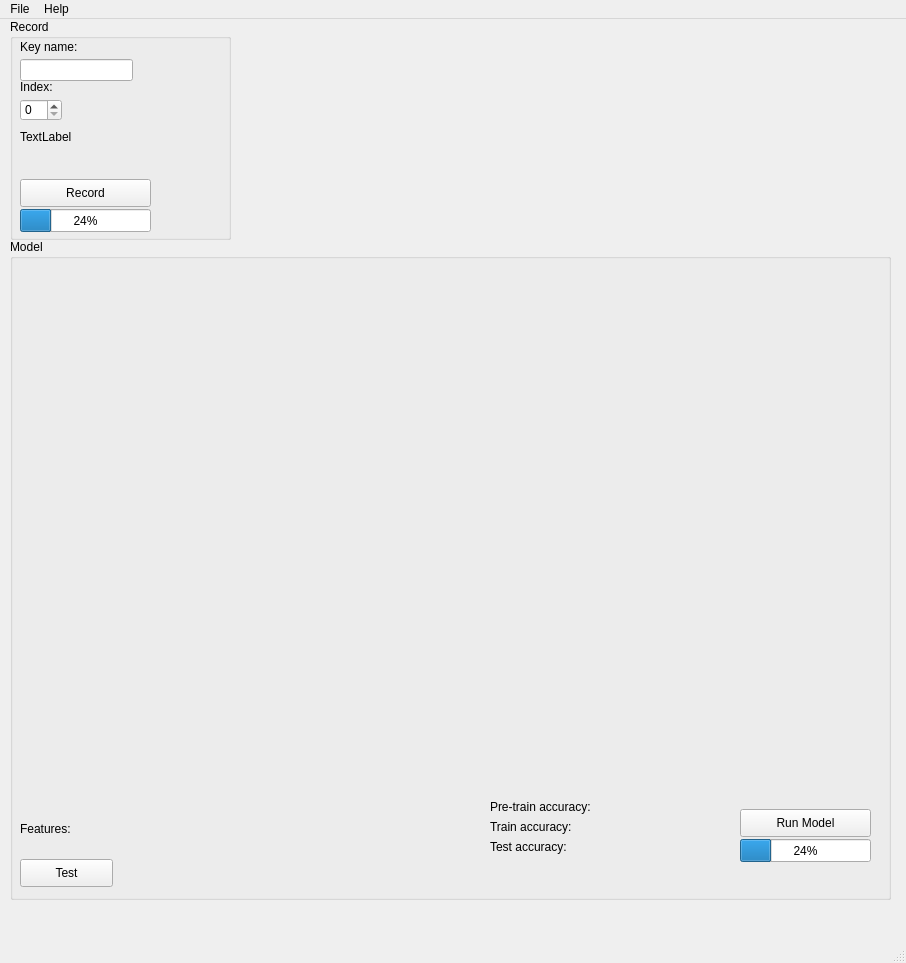
<?xml version="1.0" encoding="UTF-8"?>
<ui version="4.0">
 <class>MainWindow</class>
 <widget class="QMainWindow" name="MainWindow">
  <property name="geometry">
   <rect>
    <x>0</x>
    <y>0</y>
    <width>906</width>
    <height>963</height>
   </rect>
  </property>
  <property name="windowTitle">
   <string>Acoustic Emanations Tool</string>
  </property>
  <property name="accessibleName">
   <string/>
  </property>
  <widget class="QWidget" name="centralwidget">
   <widget class="QGroupBox" name="groupBoxTrain">
    <property name="geometry">
     <rect>
      <x>10</x>
      <y>0</y>
      <width>221</width>
      <height>221</height>
     </rect>
    </property>
    <property name="title">
     <string>Record</string>
    </property>
    <widget class="QLineEdit" name="lineEditKeyVal">
     <property name="geometry">
      <rect>
       <x>10</x>
       <y>40</y>
       <width>113</width>
       <height>22</height>
      </rect>
     </property>
    </widget>
    <widget class="QSpinBox" name="spinBoxRecNb">
     <property name="geometry">
      <rect>
       <x>10</x>
       <y>80</y>
       <width>42</width>
       <height>22</height>
      </rect>
     </property>
    </widget>
    <widget class="QLabel" name="labelFileName">
     <property name="geometry">
      <rect>
       <x>10</x>
       <y>110</y>
       <width>121</width>
       <height>16</height>
      </rect>
     </property>
     <property name="text">
      <string>TextLabel</string>
     </property>
    </widget>
    <widget class="QPushButton" name="pushButtonRec">
     <property name="geometry">
      <rect>
       <x>10</x>
       <y>160</y>
       <width>131</width>
       <height>28</height>
      </rect>
     </property>
     <property name="text">
      <string>Record</string>
     </property>
    </widget>
    <widget class="QProgressBar" name="progressBarRecord">
     <property name="geometry">
      <rect>
       <x>10</x>
       <y>190</y>
       <width>131</width>
       <height>23</height>
      </rect>
     </property>
     <property name="value">
      <number>24</number>
     </property>
    </widget>
    <widget class="QLabel" name="labelKeyName">
     <property name="geometry">
      <rect>
       <x>10</x>
       <y>20</y>
       <width>111</width>
       <height>16</height>
      </rect>
     </property>
     <property name="text">
      <string>Key name:</string>
     </property>
    </widget>
    <widget class="QLabel" name="labelIndex">
     <property name="geometry">
      <rect>
       <x>10</x>
       <y>60</y>
       <width>111</width>
       <height>16</height>
      </rect>
     </property>
     <property name="text">
      <string>Index:</string>
     </property>
    </widget>
   </widget>
   <widget class="QGroupBox" name="groupBoxModel">
    <property name="geometry">
     <rect>
      <x>10</x>
      <y>220</y>
      <width>881</width>
      <height>661</height>
     </rect>
    </property>
    <property name="title">
     <string>Model</string>
    </property>
    <widget class="MplWidget" name="MplWidgetMatrix" native="true">
     <property name="geometry">
      <rect>
       <x>0</x>
       <y>20</y>
       <width>871</width>
       <height>541</height>
      </rect>
     </property>
    </widget>
    <widget class="QPushButton" name="pushButtonModel">
     <property name="geometry">
      <rect>
       <x>730</x>
       <y>570</y>
       <width>131</width>
       <height>28</height>
      </rect>
     </property>
     <property name="text">
      <string>Run Model</string>
     </property>
    </widget>
    <widget class="QLabel" name="labelTrainAccuracy">
     <property name="geometry">
      <rect>
       <x>480</x>
       <y>580</y>
       <width>241</width>
       <height>16</height>
      </rect>
     </property>
     <property name="text">
      <string>Train accuracy:</string>
     </property>
    </widget>
    <widget class="QLabel" name="labelTestAccuracy">
     <property name="geometry">
      <rect>
       <x>480</x>
       <y>600</y>
       <width>241</width>
       <height>16</height>
      </rect>
     </property>
     <property name="text">
      <string>Test accuracy:</string>
     </property>
    </widget>
    <widget class="QLabel" name="labelPreTrainAccuracy">
     <property name="geometry">
      <rect>
       <x>480</x>
       <y>560</y>
       <width>241</width>
       <height>16</height>
      </rect>
     </property>
     <property name="text">
      <string>Pre-train accuracy:</string>
     </property>
    </widget>
    <widget class="QLabel" name="labelFeatures">
     <property name="geometry">
      <rect>
       <x>10</x>
       <y>570</y>
       <width>451</width>
       <height>41</height>
      </rect>
     </property>
     <property name="text">
      <string>Features:</string>
     </property>
     <property name="textFormat">
      <enum>Qt::RichText</enum>
     </property>
     <property name="wordWrap">
      <bool>true</bool>
     </property>
    </widget>
    <widget class="QProgressBar" name="progressBarCompute">
     <property name="geometry">
      <rect>
       <x>730</x>
       <y>600</y>
       <width>131</width>
       <height>23</height>
      </rect>
     </property>
     <property name="value">
      <number>24</number>
     </property>
    </widget>
    <widget class="QPushButton" name="pushButtonTest">
     <property name="geometry">
      <rect>
       <x>10</x>
       <y>620</y>
       <width>93</width>
       <height>28</height>
      </rect>
     </property>
     <property name="text">
      <string>Test</string>
     </property>
    </widget>
   </widget>
   <widget class="MplWidget" name="MplWidget" native="true">
    <property name="geometry">
     <rect>
      <x>230</x>
      <y>0</y>
      <width>311</width>
      <height>231</height>
     </rect>
    </property>
   </widget>
   <widget class="MplWidget" name="MplWidgetSpectrum" native="true">
    <property name="geometry">
     <rect>
      <x>540</x>
      <y>0</y>
      <width>351</width>
      <height>231</height>
     </rect>
    </property>
   </widget>
  </widget>
  <widget class="QMenuBar" name="menubar">
   <property name="geometry">
    <rect>
     <x>0</x>
     <y>0</y>
     <width>906</width>
     <height>26</height>
    </rect>
   </property>
   <widget class="QMenu" name="menuFile">
    <property name="title">
     <string>File</string>
    </property>
    <addaction name="actionLoadWaveFile"/>
    <addaction name="actionFolderSelect"/>
   </widget>
   <widget class="QMenu" name="menuHelp">
    <property name="title">
     <string>Help</string>
    </property>
    <addaction name="actionAbout"/>
   </widget>
   <addaction name="menuFile"/>
   <addaction name="menuHelp"/>
  </widget>
  <widget class="QStatusBar" name="statusbar"/>
  <action name="actionAbout">
   <property name="text">
    <string>About</string>
   </property>
  </action>
  <action name="actionFolderSelect">
   <property name="text">
    <string>Folder Select</string>
   </property>
  </action>
  <action name="actionLoadWaveFile">
   <property name="text">
    <string>Load wave file</string>
   </property>
  </action>
 </widget>
 <customwidgets>
  <customwidget>
   <class>MplWidget</class>
   <extends>QWidget</extends>
   <header>mplwidget.h</header>
   <container>1</container>
  </customwidget>
 </customwidgets>
 <resources/>
 <connections/>
</ui>
